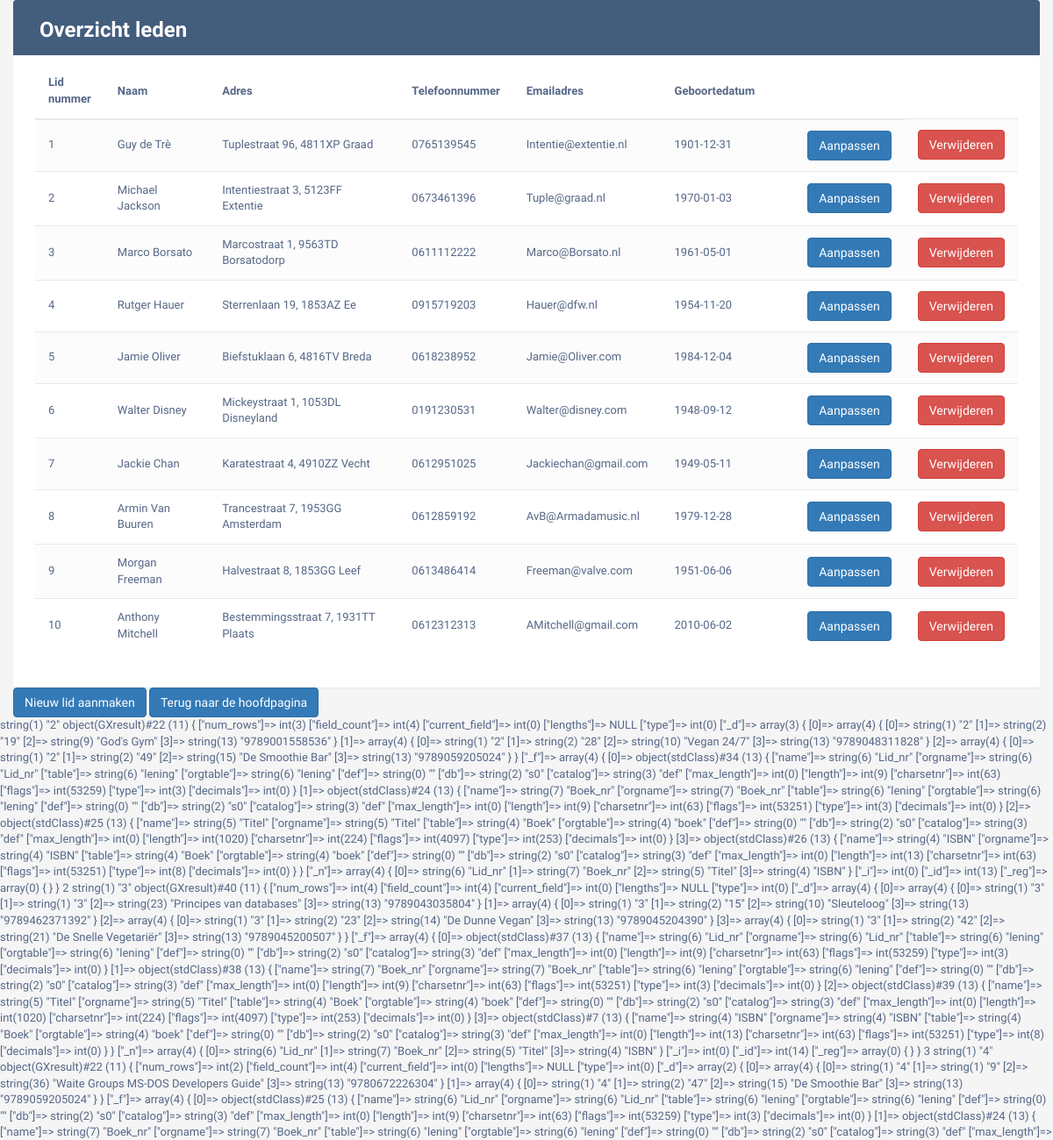
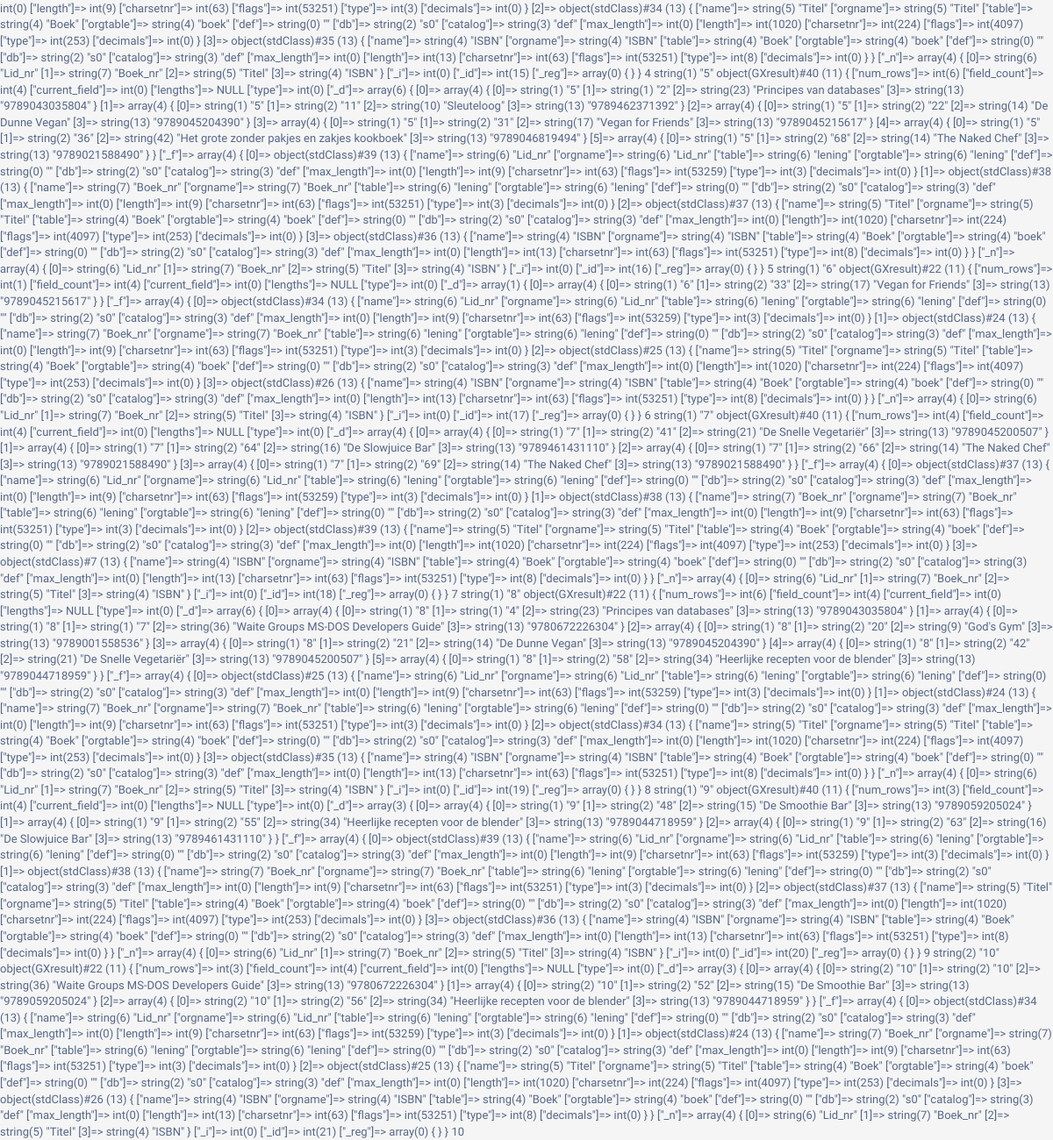
Page /OLD/Leden2.php on the committed database (2 pictures, top to bottom).
### tables this page shows
CREATE TABLE `lid` (
  `Lid_nr` int(9) NOT NULL,
  `Voorletter` char(1) NOT NULL,
  `Voornaam` varchar(255) NOT NULL,
  `Voorvoegsel` varchar(255) DEFAULT NULL,
  `Achternaam` varchar(255) NOT NULL,
  `Straatnaam` varchar(255) NOT NULL,
  `Huisnummer` int(5) NOT NULL,
  `Huisnummertoevoeging` varchar(3) DEFAULT NULL,
  `Woonplaats` varchar(255) NOT NULL,
  `Postcode` varchar(6) NOT NULL,
  `Telefoonnummer` varchar(10) NOT NULL,
  `Emailadres` varchar(255) NOT NULL,
  `Geboortedatum` date NOT NULL
);

### functies/Common.php (called while the page is built, shortened)
<?php
    function sqlquery ($query){
        try {
            $conn = mysqli_connect(host, username, password, dbname);
            $result = mysqli_query($conn, $query);
            return $result;
        }
        catch (mysqli_sql_exception $e) {
            return mysqli_error($conn);
            die;
        }
    }
?>

### OLD/Leden2.php (the view, shortened to what this page needs)
<?php include "./templates/header.php"; ?>
<?php
	require "./functies/common.php";
?>
<?php
	$result = sqlquery("SELECT * FROM lid");
?>
	<div class="container-fluid">
	    <div class="table-responsive">
	        <div class="table-title">
	            <div class="row">
	                <div class="col-sm-6">
						<h2><b>Overzicht leden</b></h2>
					</div>
	            </div>
	        </div>
	        <table class="table table-striped table-hover">
	            <thead>
	                <tr>
	                    <th>Lid nummer</th>
	                    <th>Naam</th>
						<th>Adres</th>
	                    <th>Telefoonnummer</th>
	                    <th>Emailadres</th>
						<th>Geboortedatum</th>
						<th><?php  ?></th>
						<th><?php  ?></th>
	                </tr>
	            </thead>
	            <tbody>
					<?php
						$LedenMetGeleendeBoeken = array();
						foreach ($result as $row) :
					?>
						<tr>
							<td><?php echo $row["Lid_nr"];?></td>
							<td><?php if (!empty($row["Voorvoegsel"])) {echo $row["Voornaam"] . " " . $row["Voorvoegsel"] . " " . $row["Achternaam"];}
										else {echo $row["Voornaam"] . " " . $row["Achternaam"];}?></td>
							<td><?php echo $row['Straatnaam'] . " " . $row['Huisnummer'] . ", " . $row['Postcode'] . " " . $row['Woonplaats']?></td>
							<td><?php echo $row["Telefoonnummer"]?></td>
							<td><?php echo $row["Emailadres"]?></td>
	            		    <td><?php echo $row["Geboortedatum"]?></td>
							<td></td>
							<td><a href="#Aanpassenlid<?php echo $row["Lid_nr"];?>" class = "btn btn-primary mb-2" data-toggle="modal" data-target="#Aanpassenlid<?php echo $row["Lid_nr"];?>">Aanpassen</a></td>
							<?php
								$Heeftnogleningen = sqlquery("SELECT Lid_nr,lening.Boek_nr,boek.Titel, boek.ISBN FROM lening
                                JOIN exemplaar on lening.boek_nr = exemplaar.boek_nr
                                JOIN Boek on exemplaar.ISBN = Boek.isbn
                                WHERE lid_nr = $row[Lid_nr]");
    							if (($Heeftnogleningen->num_rows) > "0"){
									array_push($LedenMetGeleendeBoeken, $row['Lid_nr']);
							?>
								<td><a href="#VerwijderlidMetGeleendeBoeken<?php echo $row['Lid_nr']?>" class = "btn btn-danger" data-toggle="modal" data-target="#VerwijderlidMetGeleendeBoeken<?php echo $row["Lid_nr"];?>">Verwijderen</a></td>
							<?php }
								Else {
								 ?>
								<td><a href="#Verwijderlid<?php echo $row["Lid_nr"];?>" class = "btn btn-danger" data-toggle="modal" data-target="#Verwijderlid<?php echo $row["Lid_nr"];?>">Verwijderen</a></td>
								<?php } ?>
						</tr>
					<?php endforeach ?>
	            </tbody>
	        </table>
	    </div>
		<a href="#Toevoegenlid" class = "btn btn-primary mb-2" data-toggle="modal" data-target="#Toevoegenlid">Nieuw lid aanmaken</a>
		<a href="./index.html" class="btn btn-primary mb-2">Terug naar de hoofdpagina</a>
	</div>
	<?php
		var_dump($LedenMetGeleendeBoeken);
		foreach ($LedenMetGeleendeBoeken as $lidMetGeleendeBoeken) :
		$Heeftnogleningen = sqlquery("SELECT Lid_nr,lening.Boek_nr,boek.Titel, boek.ISBN FROM lening
		JOIN exemplaar on lening.boek_nr = exemplaar.boek_nr
		JOIN Boek on exemplaar.ISBN = Boek.isbn
		WHERE lid_nr = $lidMetGeleendeBoeken");
		var_dump($lidMetGeleendeBoeken);
		var_dump($Heeftnogleningen);
		echo "$lidMetGeleendeBoeken";
	?>
<?php endforeach ?>
<?php include "./Templates/footer.php"; ?>

### Templates/Header.php (style rules this page uses)
body { color: #566787; background: #f5f5f5; font-family: 'Varela Round', sans-serif; font-size: 13px; }
.table-responsive { background: #fff; padding: 20px 25px; margin: 0px 0; border-radius: 3px; box-shadow: 0 1px 1px rgba(0,0,0,.05); width: 100%; overflow-x: scroll; max-height: 850px; }
.table-title { padding-bottom: 15px; background: #435d7d; color: #fff; padding: 16px 30px; margin: -20px -25px 10px; border-radius: 3px 3px 0 0; }
.table-title h2 { margin: 5px 0 0; font-size: 24px; }
table.table tr th, table.table tr td { border-color: #e9e9e9; padding: 12px 15px; vertical-align: Middle; }
table.table tr th:first-child { width: 60px; }
table.table tr th:last-child { width: 100px; }
table.table-striped tbody tr:nth-of-type(odd) { background-color: #fcfcfc; }
table.table td a { color: #ffffff; display: inline-block; text-decoration: none; outline: none !important; }

### rows in the picture
lid: Lid_nr "1", Voornaam "Guy", Voorvoegsel "de", Achternaam "Trè", Straatnaam "Tuplestraat", Huisnummer "96", Postcode "4811XP", Woonplaats "Graad", Telefoonnummer "0765139545", Emailadres "Intentie@extentie.nl", Geboortedatum "1901-12-31"
lid: Lid_nr "2", Voornaam "Michael", Achternaam "Jackson", Straatnaam "Intentiestraat", Huisnummer "3", Postcode "5123FF", Woonplaats "Extentie", Telefoonnummer "0673461396", Emailadres "Tuple@graad.nl", Geboortedatum "1970-01-03"
lid: Lid_nr "3", Voornaam "Marco", Achternaam "Borsato", Straatnaam "Marcostraat", Huisnummer "1", Postcode "9563TD", Woonplaats "Borsatodorp", Telefoonnummer "0611112222", Emailadres "Marco@Borsato.nl", Geboortedatum "1961-05-01"
lid: Lid_nr "4", Voornaam "Rutger", Achternaam "Hauer", Straatnaam "Sterrenlaan", Huisnummer "19", Postcode "1853AZ", Woonplaats "Ee", Telefoonnummer "0915719203", Emailadres "Hauer@dfw.nl", Geboortedatum "1954-11-20"
lid: Lid_nr "5", Voornaam "Jamie", Achternaam "Oliver", Straatnaam "Biefstuklaan", Huisnummer "6", Postcode "4816TV", Woonplaats "Breda", Telefoonnummer "0618238952", Emailadres "Jamie@Oliver.com", Geboortedatum "1984-12-04"
lid: Lid_nr "6", Voornaam "Walter", Achternaam "Disney", Straatnaam "Mickeystraat", Huisnummer "1", Postcode "1053DL", Woonplaats "Disneyland", Telefoonnummer "0191230531", Emailadres "Walter@disney.com", Geboortedatum "1948-09-12"
lid: Lid_nr "7", Voornaam "Jackie", Achternaam "Chan", Straatnaam "Karatestraat", Huisnummer "4", Postcode "4910ZZ", Woonplaats "Vecht", Telefoonnummer "0612951025", Emailadres "Jackiechan@gmail.com", Geboortedatum "1949-05-11"
lid: Lid_nr "8", Voornaam "Armin", Voorvoegsel "Van", Achternaam "Buuren", Straatnaam "Trancestraat", Huisnummer "7", Postcode "1953GG", Woonplaats "Amsterdam", Telefoonnummer "0612859192", Emailadres "AvB@Armadamusic.nl", Geboortedatum "1979-12-28"
lid: Lid_nr "9", Voornaam "Morgan", Achternaam "Freeman", Straatnaam "Halvestraat", Huisnummer "8", Postcode "1853GG", Woonplaats "Leef", Telefoonnummer "0613486414", Emailadres "Freeman@valve.com", Geboortedatum "1951-06-06"
lid: Lid_nr "10", Voornaam "Anthony", Achternaam "Mitchell", Straatnaam "Bestemmingsstraat", Huisnummer "7", Postcode "1931TT", Woonplaats "Plaats", Telefoonnummer "0612312313", Emailadres "AMitchell@gmail.com", Geboortedatum "2010-06-02"

### other values in the picture
$lidMetGeleendeBoeken "2"
$lidMetGeleendeBoeken "3"
$lidMetGeleendeBoeken "4"
$lidMetGeleendeBoeken "5"
$lidMetGeleendeBoeken "6"
$lidMetGeleendeBoeken "7"
$lidMetGeleendeBoeken "8"
$lidMetGeleendeBoeken "9"
$lidMetGeleendeBoeken "10"
